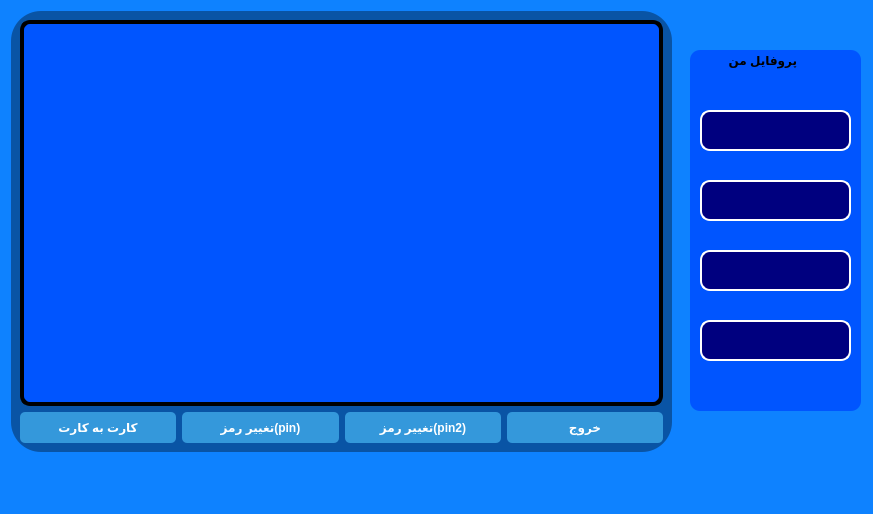
<?xml version="1.0" encoding="UTF-8"?>
<ui version="4.0">
 <class>MainWindow</class>
 <widget class="QMainWindow" name="MainWindow">
  <property name="geometry">
   <rect>
    <x>0</x>
    <y>0</y>
    <width>873</width>
    <height>514</height>
   </rect>
  </property>
  <property name="windowTitle">
   <string>MainWindow</string>
  </property>
  <property name="styleSheet">
   <string notr="true">background-color: rgb(14, 130, 255);</string>
  </property>
  <widget class="QWidget" name="centralwidget">
   <widget class="QFrame" name="frame">
    <property name="geometry">
     <rect>
      <x>11</x>
      <y>11</y>
      <width>661</width>
      <height>441</height>
     </rect>
    </property>
    <property name="styleSheet">
     <string notr="true">background-color:rgba(0,0,0,90);
border-radius:30px;
</string>
    </property>
    <property name="frameShape">
     <enum>QFrame::Shape::StyledPanel</enum>
    </property>
    <property name="frameShadow">
     <enum>QFrame::Shadow::Raised</enum>
    </property>
    <layout class="QGridLayout" name="gridLayout">
     <item row="0" column="0" colspan="4">
      <widget class="QListWidget" name="accounts_listWidget">
       <property name="styleSheet">
        <string notr="true">background-color: rgb(0, 85, 255);
border-width:4px;
border-style:solid;
border-radius:10px;
border-color: rgb(0, 0, 0);</string>
       </property>
      </widget>
     </item>
     <item row="1" column="2">
      <widget class="QPushButton" name="changePin2_pushButton">
       <property name="font">
        <font>
         <bold>true</bold>
        </font>
       </property>
       <property name="styleSheet">
        <string notr="true">QPushButton {
    background-color: #3498db;
    color: white;
    border: none;
    padding: 8px 16px;
    border-radius: 5px;
}

QPushButton:hover {
    background-color: #2980b9;
}</string>
       </property>
       <property name="text">
        <string>تغییر رمز(pin2)</string>
       </property>
      </widget>
     </item>
     <item row="1" column="3">
      <widget class="QPushButton" name="logout_pushButton">
       <property name="font">
        <font>
         <bold>true</bold>
        </font>
       </property>
       <property name="styleSheet">
        <string notr="true">QPushButton {
    background-color: #3498db;
    color: white;
    border: none;
    padding: 8px 16px;
    border-radius: 5px;
}

QPushButton:hover {
    background-color: #2980b9;
}</string>
       </property>
       <property name="text">
        <string>خروج</string>
       </property>
      </widget>
     </item>
     <item row="1" column="1">
      <widget class="QPushButton" name="changePin_pushButton">
       <property name="font">
        <font>
         <bold>true</bold>
        </font>
       </property>
       <property name="styleSheet">
        <string notr="true">QPushButton {
    background-color: #3498db;
    color: white;
    border: none;
    padding: 8px 16px;
    border-radius: 5px;
}

QPushButton:hover {
    background-color: #2980b9;
}</string>
       </property>
       <property name="text">
        <string>تغییر رمز(pin)</string>
       </property>
      </widget>
     </item>
     <item row="1" column="0">
      <widget class="QPushButton" name="transfer_pushButton">
       <property name="font">
        <font>
         <bold>true</bold>
        </font>
       </property>
       <property name="styleSheet">
        <string notr="true">QPushButton {
    background-color: #3498db;
    color: white;
    border: none;
    padding: 8px 16px;
    border-radius: 5px;
}

QPushButton:hover {
    background-color: #2980b9;
}</string>
       </property>
       <property name="text">
        <string>کارت به کارت</string>
       </property>
      </widget>
     </item>
    </layout>
   </widget>
   <widget class="QGroupBox" name="groupBox">
    <property name="geometry">
     <rect>
      <x>690</x>
      <y>50</y>
      <width>171</width>
      <height>361</height>
     </rect>
    </property>
    <property name="font">
     <font>
      <bold>true</bold>
     </font>
    </property>
    <property name="styleSheet">
     <string notr="true">background-color: rgb(0, 85, 255);

border-radius:10px;
border-color: rgb(0, 0, 0);</string>
    </property>
    <property name="title">
     <string>           پروفایل من</string>
    </property>
    <widget class="QLabel" name="label_username">
     <property name="geometry">
      <rect>
       <x>10</x>
       <y>60</y>
       <width>151</width>
       <height>41</height>
      </rect>
     </property>
     <property name="styleSheet">
      <string notr="true">border-width:2px;
border-style:solid;
border-color: rgb(255, 255, 255);
border-radius:10px;

background-color: rgb(255, 120, 23);
background-color: rgb(0, 0, 127);</string>
     </property>
     <property name="text">
      <string>&lt;html&gt;&lt;head/&gt;&lt;body&gt;&lt;p align=&quot;center&quot;&gt;&lt;br/&gt;&lt;/p&gt;&lt;/body&gt;&lt;/html&gt;</string>
     </property>
    </widget>
    <widget class="QLabel" name="label_name">
     <property name="geometry">
      <rect>
       <x>10</x>
       <y>130</y>
       <width>151</width>
       <height>41</height>
      </rect>
     </property>
     <property name="styleSheet">
      <string notr="true">border-width:2px;
border-style:solid;
border-color: rgb(255, 255, 255);
border-radius:10px;

background-color: rgb(255, 120, 23);
background-color: rgb(0, 0, 127);</string>
     </property>
     <property name="text">
      <string>&lt;html&gt;&lt;head/&gt;&lt;body&gt;&lt;p align=&quot;center&quot;&gt;&lt;br/&gt;&lt;/p&gt;&lt;/body&gt;&lt;/html&gt;</string>
     </property>
    </widget>
    <widget class="QLabel" name="label_lastName">
     <property name="geometry">
      <rect>
       <x>10</x>
       <y>200</y>
       <width>151</width>
       <height>41</height>
      </rect>
     </property>
     <property name="styleSheet">
      <string notr="true">border-width:2px;
border-style:solid;
border-color: rgb(255, 255, 255);
border-radius:10px;

background-color: rgb(255, 120, 23);
background-color: rgb(0, 0, 127);</string>
     </property>
     <property name="text">
      <string>&lt;html&gt;&lt;head/&gt;&lt;body&gt;&lt;p align=&quot;center&quot;&gt;&lt;br/&gt;&lt;/p&gt;&lt;/body&gt;&lt;/html&gt;</string>
     </property>
    </widget>
    <widget class="QLabel" name="label_nationalCode">
     <property name="geometry">
      <rect>
       <x>10</x>
       <y>270</y>
       <width>151</width>
       <height>41</height>
      </rect>
     </property>
     <property name="styleSheet">
      <string notr="true">border-width:2px;
border-style:solid;
border-color: rgb(255, 255, 255);
border-radius:10px;

background-color: rgb(255, 120, 23);
background-color: rgb(0, 0, 127);</string>
     </property>
     <property name="text">
      <string>&lt;html&gt;&lt;head/&gt;&lt;body&gt;&lt;p align=&quot;center&quot;&gt;&lt;br/&gt;&lt;/p&gt;&lt;/body&gt;&lt;/html&gt;</string>
     </property>
    </widget>
   </widget>
  </widget>
  <widget class="QMenuBar" name="menubar">
   <property name="geometry">
    <rect>
     <x>0</x>
     <y>0</y>
     <width>873</width>
     <height>25</height>
    </rect>
   </property>
  </widget>
  <widget class="QStatusBar" name="statusbar"/>
 </widget>
 <resources/>
 <connections/>
</ui>
